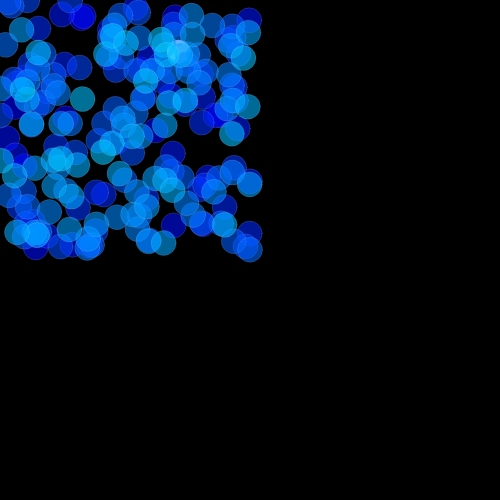
Frame 1 (no input)
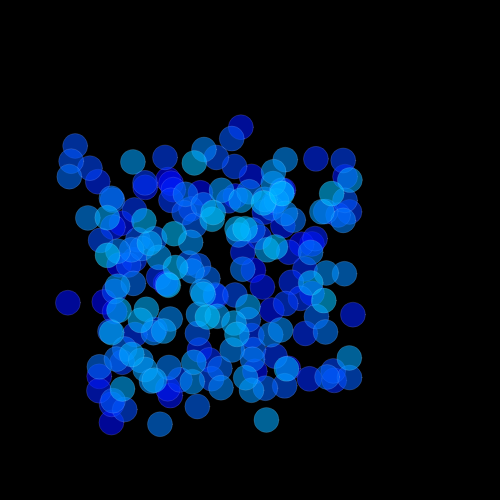
Frame 60 (no input)
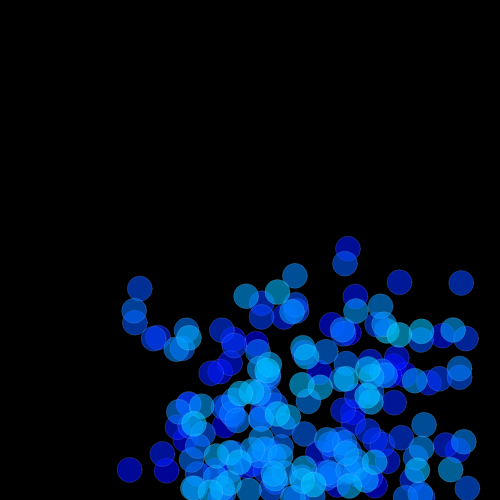
Frame 120 (the mouse pressed at the canvas centre since frame 60)

The p5.js sketch that drew these frames (run headless with seeded random() and noise() and a simulated clock; from frame 60 on, the mouse is pressed at the canvas centre):

// p5.js sketch
// ── sketch.js
var balls = [];
//var myArray = [];

function setup() {
  createCanvas(500, 500);
  //create a ball.
  for(var i = 0; i < 200; i ++){
    balls[i] = new BouncingBall(random(width/2),
    random(height/2), 25, random(1, 2), random(2, 3), color(0, i, 255, 150));
  }
}

function draw() {
  background(0);
  for(i = 0; i < 200; i ++){
    balls[i].display();
    balls[i].move();
    balls[i].bounce();
  }
}

// ── bouncingBall.js
class BouncingBall{
  constructor(x, y, size, speedX, speedY, color){
    this.x = x;
    this.y = y;
    this.size = size;
    this.speedX = speedX;
    this.speedY = speedY;
    this.color = color;
  }

  move(){
    this.x += this.speedX;
    this.y += this.speedY;
  }

  display(){
    ellipse(this.x, this.y, this.size, this.size);
    fill(this.color)
    stroke(255, 30);
  }

  bounce(){
    if(this.x > width || this.x < 0){
      this.speedX = this.speedX *- 1;
    }
    if(this.y > height || this.y < 0){
      this.speedY = this.speedY *- 1;
    }
  }
}
